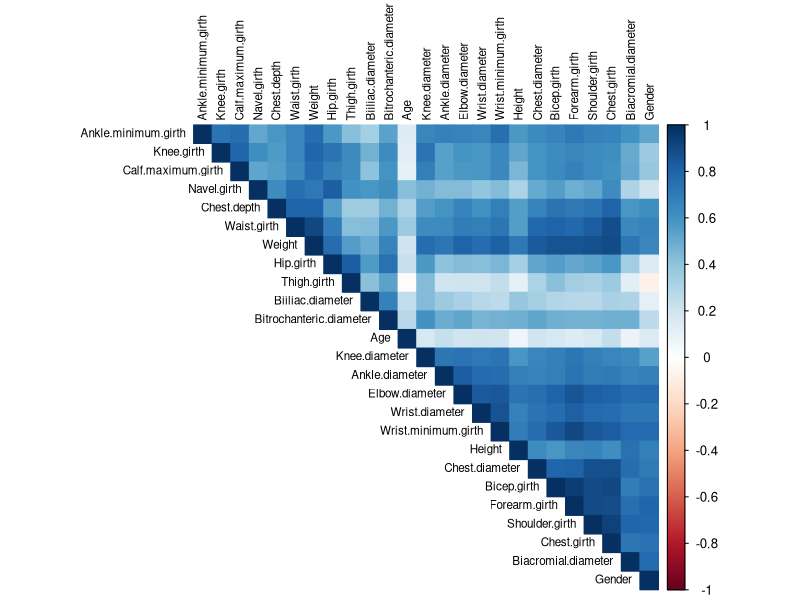
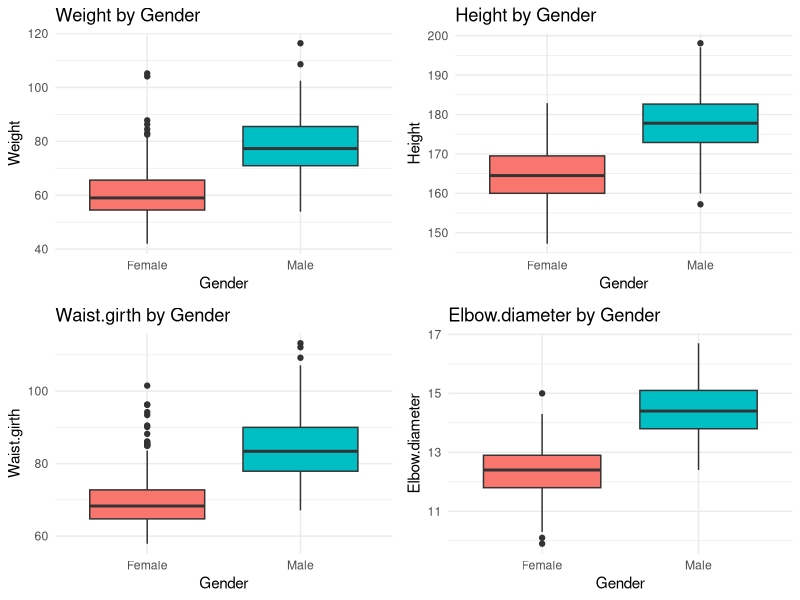

The R source for these figures, in order:
## ---- chunk 1
knitr::opts_chunk$set(echo = TRUE)
## ---- chunk 2
    # Answer code here
## ---- chunk 3
    # Answer code here
## ---- chunk 4
    # Answer code here
## ---- chunk 5
    # Answer code here
## ---- chunk 6
    # Answer code here
## ---- chunk 7
    body <- read.csv("body.csv")
    names(body)
    
## ---- chunk 8
    body_clean <- body[,c(-1)]
    
    library(corrplot)
    
    # Calculate correlation matrix
    cor_matrix <- cor(body_clean, use = "complete.obs")
    
    # Create correlation heatmap
    corrplot(cor_matrix, method = "color", type = "upper", 
             order = "hclust", tl.col = "black", tl.cex = 0.7) 
## ---- chunk 9
# For multiple variables in a grid
library(ggplot2)
library(gridExtra)
library(purrr)

gender_body <- body_clean
gender_body$Gender <- factor(gender_body$Gender, labels = c("Female", "Male"))

# Function to create individual boxplots
create_boxplot <- function(var_name) {
  ggplot(gender_body, aes_string(x = "factor(Gender)", y = var_name, fill = "factor(Gender)")) +
    geom_boxplot() +
    labs(title = paste(var_name, "by Gender"), x = "Gender", y = var_name) +
    theme_minimal() +
    theme(legend.position = "none")
}

# Select variables with strongest gender correlation
gender_related_vars <- c("Weight", "Height", "Waist.girth", "Elbow.diameter")

# Create plots
plots <- map(gender_related_vars, create_boxplot)

# Arrange in a grid
grid.arrange(grobs = plots, ncol = 2)
## ---- chunk 10
    # Answer code here
## ---- chunk 11
    # Answer code here
## ---- chunk 12
# Answer code here
